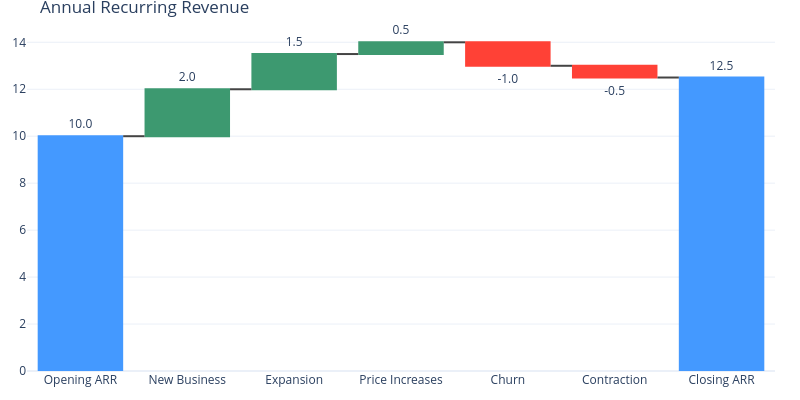

Here is the notebook cell this chart was saved with:
### Code cell
import plotly.graph_objects as go

fig = go.Figure(go.Waterfall(
    measure = measure,
    x = categories,
    textposition = "outside",
    text = text_labels,
    y = values,
    
))

fig.update_layout(
        title = "Annual Recurring Revenue",
        template="plotly_white",
        width = 800,
        height = 400,
        margin=dict(l=25, r=25, t=25, b=25, pad=0)

)

fig.show()

### Figure 1 — Plotly figure (JSON) as saved in the notebook; plotly's stock layout.template omitted (floating-point values rounded to 4 significant figures)
{"data": [{"measure": ["absolute", "relative", "relative", "relative", "relative", "relative", "total"], "text": ["10.0", "2.0", "1.5", "0.5", "-1.0", "-0.5", "12.5"], "textposition": "outside", "type": "waterfall", "x": ["Opening ARR", "New Business", "Expansion", "Price Increases", "Churn", "Contraction", "Closing ARR"], "y": [10, 2, 1.5, 0.5, -1, -0.5, 12.5]}], "layout": {"height": 400, "margin": {"b": 25, "l": 25, "pad": 0, "r": 25, "t": 25}, "title": {"text": "Annual Recurring Revenue"}, "width": 800}}
